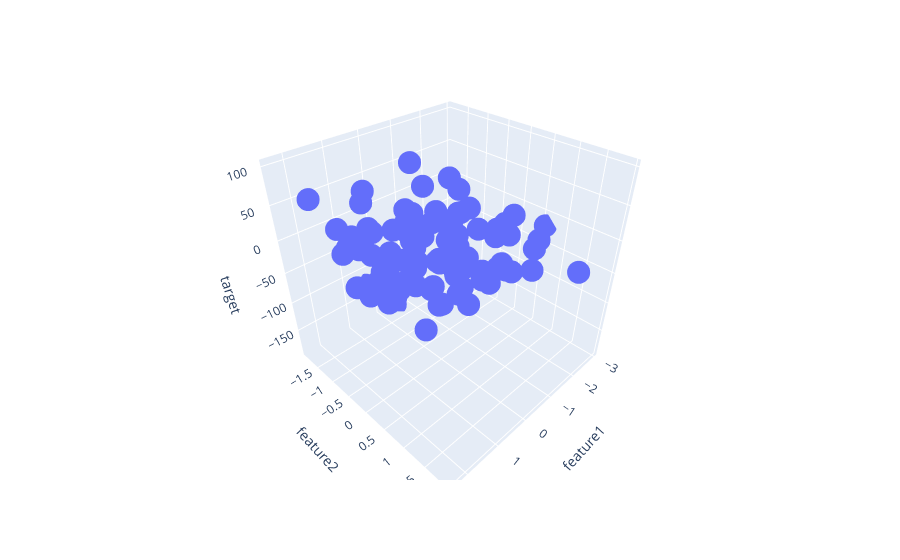

This figure's notebook cell:
### Code cell
#show in 3d graph using plotly

fig = px.scatter_3d(df, x='feature1', y='feature2', z='target')

fig.show()
